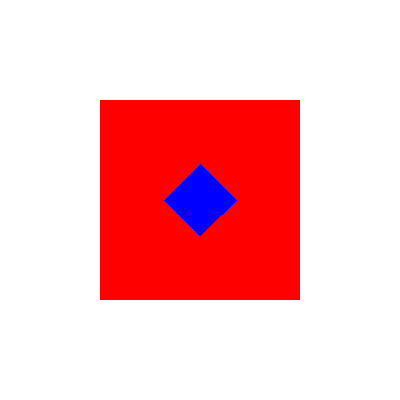
Frame 1 (no input)
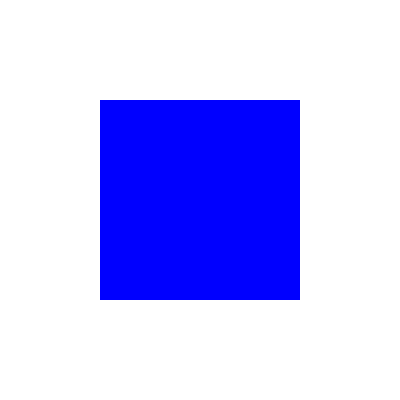
Frame 60 (the mouse pressed at the canvas centre just before this capture)
Frame 120 (the mouse held since frame 60 and released just before this capture): identical to frame 60, image omitted

The Processing sketch that drew these frames (run headless with seeded random() and noise(); from frame 60 on, the mouse is pressed at the canvas centre):

// Processing sketch: FloodFill
// ── FloodFill.pde
// Trying out a flood-fill algorithm using BFS


ArrayList<PVector> queue;
PVector start;

color oldC = color(255, 0, 0);
color newC = color(0, 0, 255);

int iterations = 10000;

void setup(){
  size(400, 400);
  
  queue = new ArrayList<PVector>();
  start = new PVector(width/2, height/2);
  queue.add(start);
  
  background(255);
  noStroke();
  fill(oldC);
  rect(100, 100, 200, 200);
  
  //background(oldC);
}

void draw(){
  floodFill();
  println(frameCount + " : " + queue.size());
}

void floodFill(){
  for (int i = 0; i < iterations; i++){
    if (queue.size() > 0){
      PVector candidate = queue.remove(0);
      if (getAt(candidate) == oldC &&
          candidate.x >= 0 &&
          candidate.x < width &&
          candidate.y >= 0 &&
          candidate.y < height){
        
        setAt(candidate, newC);
        
        queue.add(new PVector(candidate.x - 1, candidate.y));
        queue.add(new PVector(candidate.x, candidate.y - 1));
        queue.add(new PVector(candidate.x + 1, candidate.y));
        queue.add(new PVector(candidate.x, candidate.y + 1));
      }
    }
  }
}

color getAt(PVector _p){
  return get(floor(_p.x), floor(_p.y));
}

void setAt(PVector _p, color _c){
  set(floor(_p.x), floor(_p.y), _c);
}
